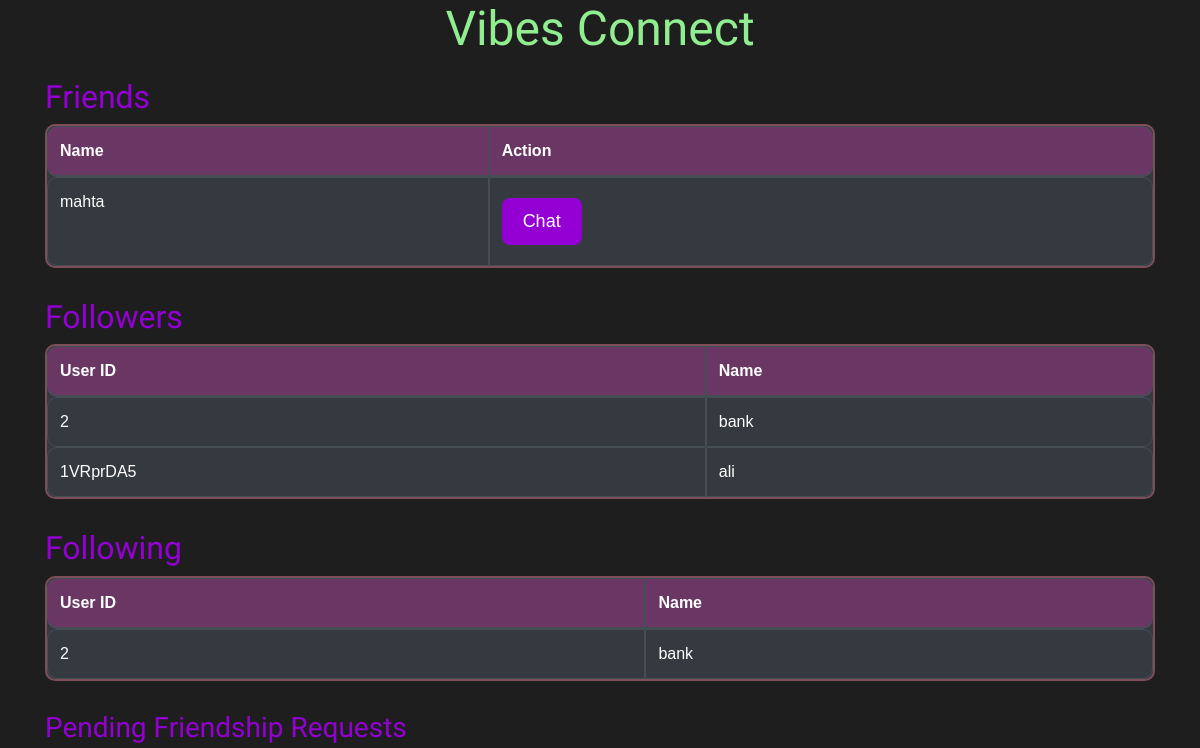
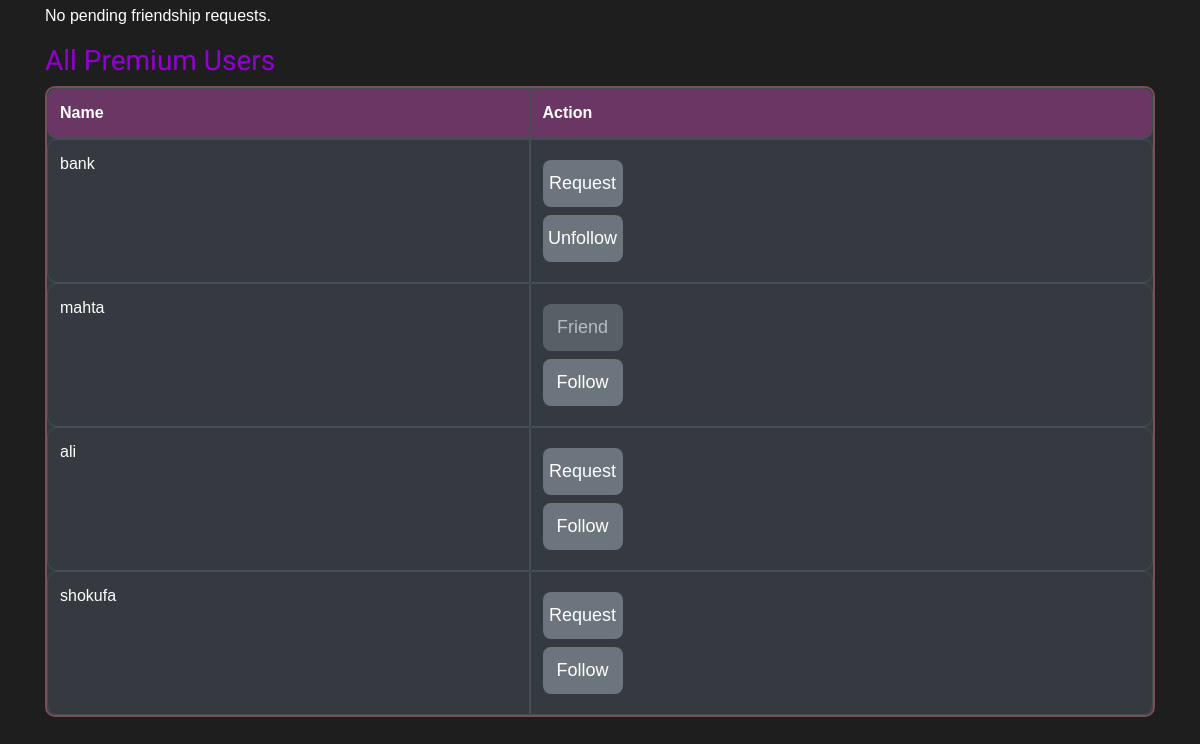
The page /follows (signed in) on the database as committed earlier (2 pictures, top to bottom).
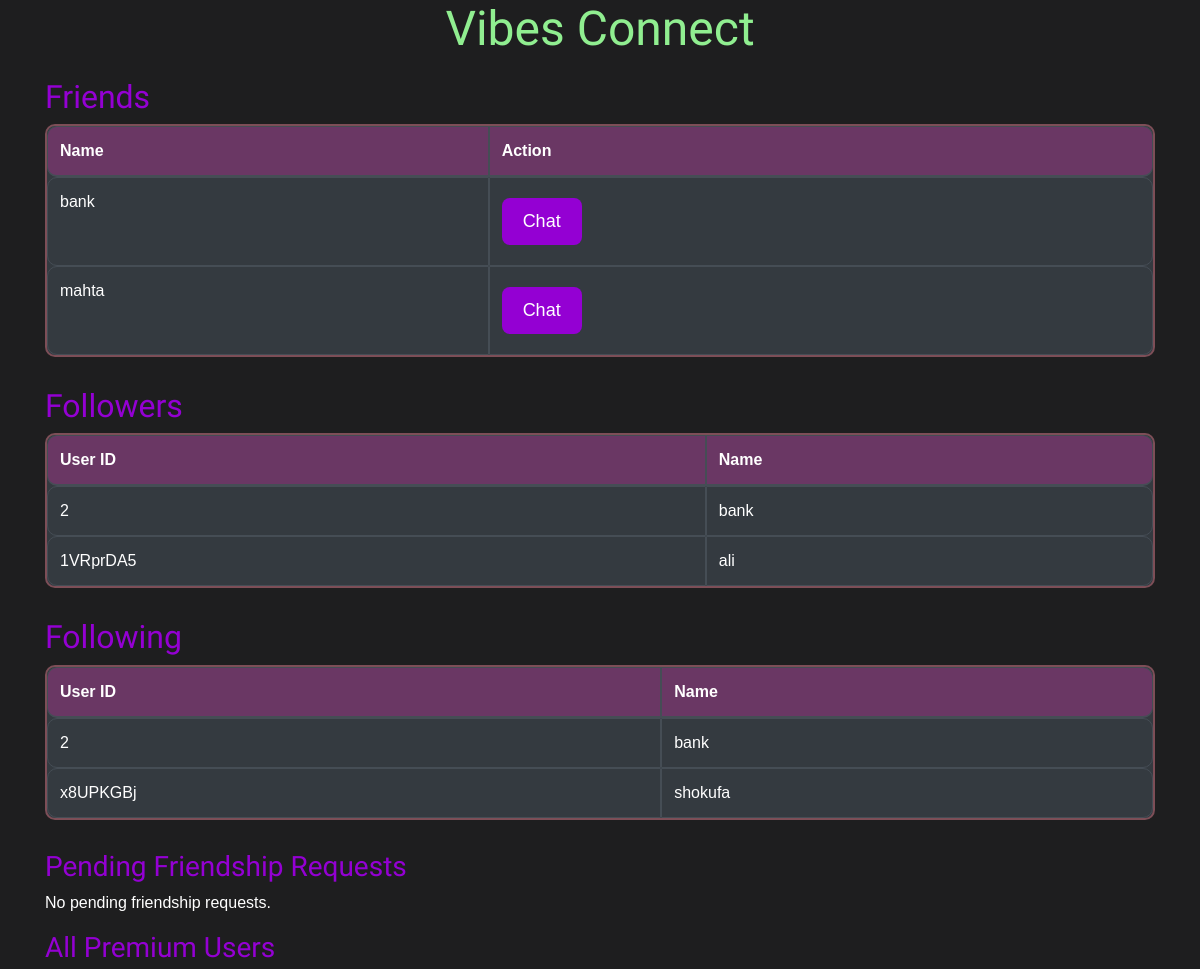
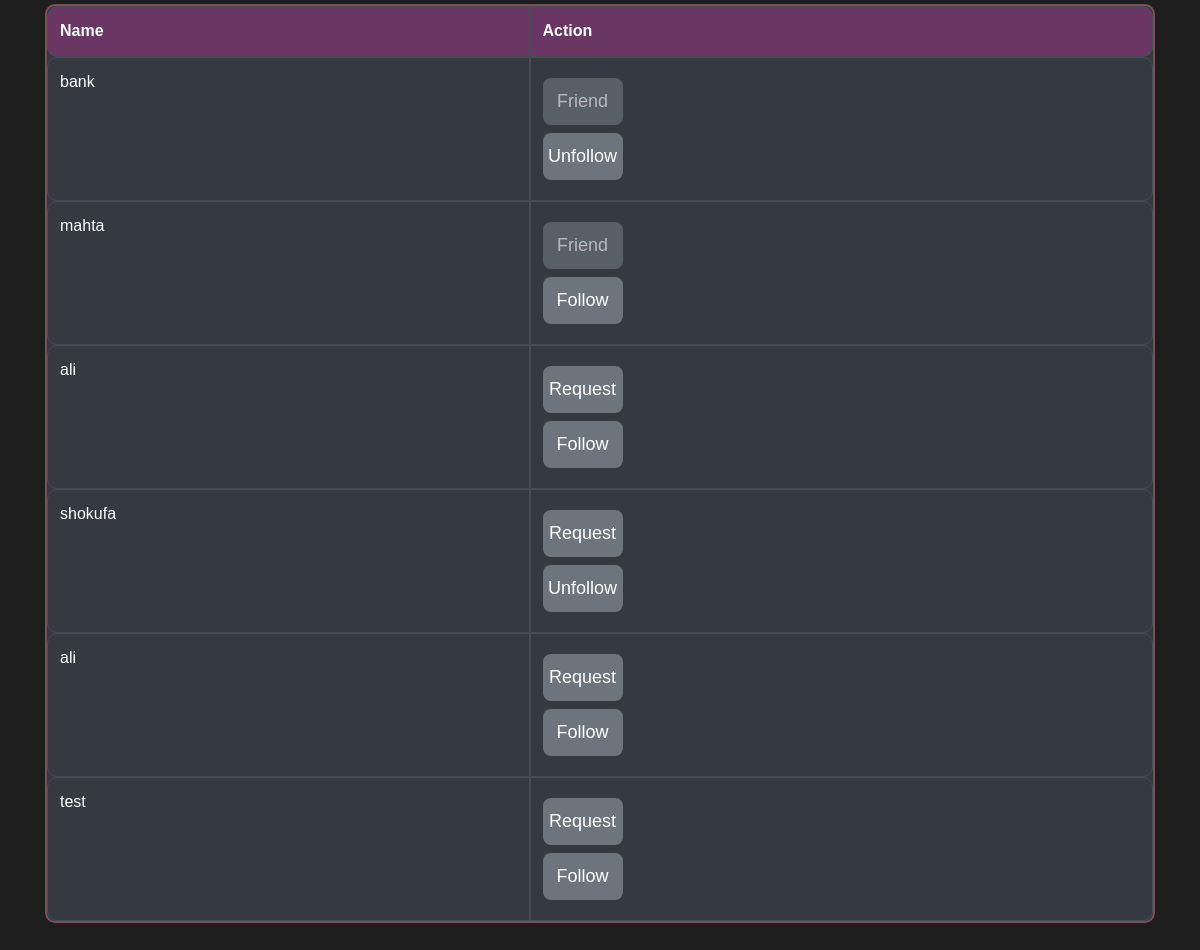
The same page on the database as committed later (2 pictures, top to bottom).
### tables this page shows
CREATE TABLE USERS (
            user_id TEXT PRIMARY KEY,
            name TEXT,
            email TEXT,
            city TEXT,
            country TEXT,
            phone TEXT,
            age INTEGER CHECK(age >= 9 AND age <= 120),
            password TEXT,
            balance INTEGER DEFAULT 0,
            is_artist BOOLEAN DEFAULT 0,
            is_premium BOOLEAN DEFAULT 0
        );

### app.py (the view, shortened to what this page needs)
@app.route('/follows', methods=['GET', 'POST'])
def follows():
    user_id = session.get('user_id')
    if not user_id:
        return redirect(url_for('login'))
    conn = sqlite3.connect("database.db")
    cursor = conn.cursor()
    try:
        cursor.execute("""
            SELECT u.user_id, u.name FROM USERS u
            JOIN FOLLOWS f ON u.user_id = f.user_id1
            WHERE f.user_id2 = ?
        """, (user_id,))
        followers = cursor.fetchall()
        cursor.execute("""
            SELECT u.user_id, u.name FROM USERS u
            JOIN FOLLOWS f ON u.user_id = f.user_id2
            WHERE f.user_id1 = ?
        """, (user_id,))
        following = cursor.fetchall()
        cursor.execute("""
        SELECT u.user_id, u.name FROM USERS u
        JOIN FRIENDS f ON u.user_id = f.friend_id
        WHERE f.user_id = ?
    """, (user_id,))
        friends = cursor.fetchall()
        cursor.execute("""
            SELECT u.user_id, u.name FROM USERS u
            JOIN friendship_requests f ON u.user_id = f.sender_id
            WHERE f.receiver_id = ?
        """, (user_id,))
        pending_requests = cursor.fetchall()
        cursor.execute("""
            SELECT user_id, name FROM USERS
            WHERE user_id != ? AND is_premium = 1
        """, (user_id,))
        all_users = cursor.fetchall()
        cursor.execute("""
            SELECT u.user_id FROM USERS u
            JOIN FRIENDS f ON u.user_id = f.friend_id
            WHERE f.user_id = ?
        """, (user_id,))
        friends_set = {row[0] for row in cursor.fetchall()}
    finally:
        conn.close()
    following_set = {follow[0] for follow in following}
    return render_template('follows.html', followers=followers, following=following, all_users=all_users,
    following_set=following_set, friends=friends, pending_requests=pending_requests, friends_set=friends_set)

### templates/follows.html (shortened to what this page needs)
<!DOCTYPE html>
<html>
<head>
    <link rel="stylesheet" href="https://stackpath.bootstrapcdn.com/bootstrap/4.5.2/css/bootstrap.min.css" />
</head>
<body>
    <div class="container">
        <h1 class="title">Vibes Connect</h1>
        <h2>Friends</h2>
        <table class="table table-dark">
            {% if friends %}
            <thead>
                <tr>
                    <th>Name</th>
                    <th>Action</th>
                </tr>
            </thead>
            <tbody>
                {% for friend in friends %}
                <tr>
                    <td>{{ friend[1] }}</td>
                    <td>
                        <form action="{{ url_for('chat') }}" method="get">
                            <button type="submit" class="btn btn-primary btn-custom">Chat</button>
                        </form>
                    </td>
                </tr>
                {% endfor %}
            </tbody>
            {% else %}
            <p>You have no friends yet.</p>
            {% endif %}
        </table>
        <h2>Followers</h2>
        <table class="table table-dark">
            <thead>
                <tr>
                    <th>User ID</th>
                    <th>Name</th>
                </tr>
            </thead>
            <tbody>
                {% for follower in followers %}
                <tr>
                    <td>{{ follower[0] }}</td>
                    <td>{{ follower[1] }}</td>
                </tr>
                {% endfor %}
            </tbody>
        </table>
        <h2>Following</h2>
        <table class="table table-dark">
            <thead>
                <tr>
                    <th>User ID</th>
                    <th>Name</th>
                </tr>
            </thead>
            <tbody>
                {% for follow in following %}
                <tr>
                    <td>{{ follow[0] }}</td>
                    <td>{{ follow[1] }}</td>
                </tr>
                {% endfor %}
            </tbody>
        </table>
        <h3>Pending Friendship Requests</h3>
        {% if pending_requests %}
        <table class="table table-dark">
            <thead>
                <tr>
                    <th>Name</th>
                    <th>Action</th>
                </tr>
            </thead>
            <tbody>
                {% for request in pending_requests %}
                <tr>
                    <td>{{ request[1] }}</td>
                    <td>
                        <form action="{{ url_for('accept_friendship_request') }}" method="post">
                            <input type="hidden" name="sender_id" value="{{ request[0] }}" />
                            <button type="submit" class="btn btn-success btn-requested">Accept</button>
                        </form>
                        <form action="{{ url_for('decline_friendship_request') }}" method="post">
                            <input type="hidden" name="sender_id" value="{{ request[0] }}" />
                            <button type="submit" class="btn btn-danger btn-requested">Decline</button>
                        </form>
                    </td>
                </tr>
                {% endfor %}
            </tbody>
        </table>
        {% else %}
        <p>No pending friendship requests.</p>
        {% endif %}
        <h3>All Premium Users</h3>
        {% if all_users %}
        <table class="table table-dark">
            <thead>
                <tr>
                    <th>Name</th>
                    <th>Action</th>
                </tr>
            </thead>
            <tbody>
                {% for user in all_users %}
                <tr>
                    <td>{{ user[1] }}</td>
                    <td>
                        {% if user[0] in friends_set %}
                        <button disabled class="btn btn-secondary btn-requested">Friend</button>
                        {% elif user[0] in pending_requests %}
                        <button disabled class="btn btn-warning btn-requested">Requested</button>
                        {% else %}
                        <form action="{{ url_for('send_friendship_request') }}" method="post" class="friend-request-form" data-user-id="{{ user[0] }}">
                            <button type="submit" class="btn btn-primary btn-requested">Request</button>
                        </form>
                        {% endif %}
                        {% if user[0] in following_set %}
                        <form action="{{ url_for('follows') }}" method="post">
                            <button type="submit" class="btn btn-danger btn-requested">Unfollow</button>
                        </form>
                        {% else %}
                        <form action="{{ url_for('follows') }}" method="post">
                            <button type="submit" class="btn btn-success btn-requested">Follow</button>
                        </form>
                        {% endif %}
                    </td>
                </tr>
                {% endfor %}
            </tbody>
        </table>
        {% else %}
        <p>No premium users found.</p>
        {% endif %}
    </div>
</body>
</html>

### templates/follows.html (style rules this page uses)
body { background-color: #1e1e1f; color: #ffffff; display: flex; justify-content: center; align-items: center; min-height: 100vh; font-family: Arial, sans-serif; }
h1, h2, h3 { color: #9400d3; font-family: 'Lobster', cursive; }
.btn-custom, .btn-requested { background-color: #9400d3; color: #ffffff; border: none; padding: 10px 20px; margin: 8px 0; border-radius: 8px; width: 80px; font-size: 18px; text-align: center; display: flex; justify-content: center; align-items: center; }
table { width: 100%; margin-bottom: 20px; border-collapse: separate; border-spacing: 0; }
th, td { border: 1px solid #7d4e57; padding: 12px; text-align: left; }
th { background-color: #6a3764; color: #ffffff; }
.table { border-radius: 10px; overflow: hidden; border: 2px solid #7d4e57; margin-bottom: 30px; }
.table th:first-child, .table td:first-child { border-top-left-radius: 10px; border-bottom-left-radius: 10px; }
.table th:last-child, .table td:last-child { border-top-right-radius: 10px; border-bottom-right-radius: 10px; }
.btn-requested { background-color: #6c757d; color: #ffffff; border: none; border-radius: 8px; padding: 10px 20px; font-size: 18px; margin: 8px 0; width: 80px; text-align: center; }
.title { color: #90ee90; font-size: 3em; text-align: center; margin-bottom: 20px; }

Rows that differ between the two databases and show on the page:
now on one of the page's lists (row edited): USERS: name "bank"
changed USERS "bank": text "Request" → "Friend"
now on one of the page's lists (row unchanged): USERS: user_id "x8UPKGBj", name "shokufa"
computed for USERS "shokufa": text "Follow" → "Unfollow"
added USERS: name "ali", shown under "All Premium Users"
added USERS: name "test", shown under "All Premium Users"
